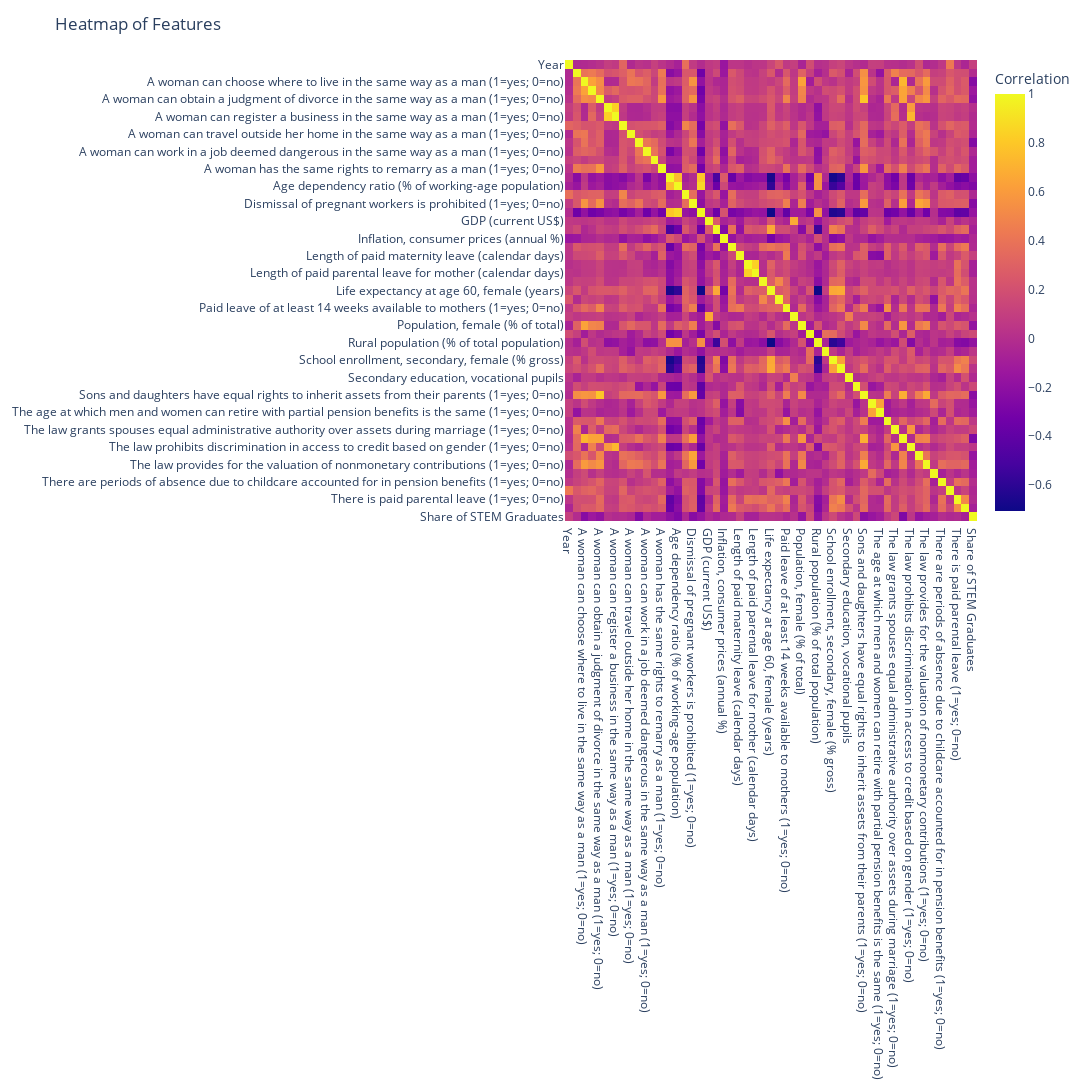

Notebook code for this chart:
### Markdown cell above
### Visualize new correlation matrix with cleaned data

### Code cell
correlation_matrix = merged_data.corr(numeric_only=True)

fig = px.imshow(
    correlation_matrix,
    labels=dict(color="Correlation"),
    x=correlation_matrix.columns,
    y=correlation_matrix.columns,
    aspect="auto")

fig.update_layout(
    title="Heatmap of Features",
    width=1300,
    height=1300
)

fig.show()

### Figure 1 — Plotly figure (JSON) as saved in the notebook; plotly's stock layout.template omitted (floating-point values rounded to 4 significant figures; data arrays with more than 128 entries replaced by an {"elided": "..."} marker saying what was removed)
{"data": [{"coloraxis": "coloraxis", "hovertemplate": "x: %{x}<br>y: %{y}<br>Correlation: %{z}<extra></extra>", "name": "0", "type": "heatmap", "x": ["Year", "A woman can be head of household in the same way as a man (1=yes; 0=no)", "A woman can choose where to live in the same way as a man (1=yes; 0=no)", "A woman can get a job in the same way as a man (1=yes; 0=no)", "A woman can obtain a judgment of divorce in the same way as a man (1=yes; 0=no)", "A woman can open a bank account in the same way as a man (1=yes; 0=no)", "A woman can register a business in the same way as a man (1=yes; 0=no)", "A woman can sign a contract in the same way as a man (1=yes; 0=no)", "A woman can travel outside her home in the same way as a man (1=yes; 0=no)", "A woman can work at night in the same way as a man (1=yes; 0=no)", "A woman can work in a job deemed dangerous in the same way as a man (1=yes; 0=no)", "A woman can work in an industrial job in the same way as a man (1=yes; 0=no)", "A woman has the same rights to remarry as a man (1=yes; 0=no)", "Adolescent fertility rate (births per 1,000 women ages 15-19)", "Age dependency ratio (% of working-age population)", "Criminal penalties or civil remedies exist for sexual harassment in employment (1=yes; 0=no)", "Dismissal of pregnant workers is prohibited (1=yes; 0=no)", "Fertility rate, total (births per woman)", "GDP (current US$)", "GDP per capita (Current US$)", "Inflation, consumer prices (annual %)", "Law mandates equal remuneration for females and males for work of equal value (1=yes; 0=no)", "Length of paid maternity leave (calendar days)", "Length of paid parental leave for father (calendar days)", "Length of paid parental leave for mother (calendar days)", "Length of paid paternity leave (calendar days)", "Life expectancy at age 60, female (years)", "Paid leave is available to fathers (1=yes; 0=no)", "Paid leave of at least 14 weeks available to mothers (1=yes; 0=no)", "Population ages 65 and above, female", "Population, female (% of total)", "Primary education, pupils (% female)", "Rural population (% of total population)", "School enrollment, primary, female (% gross)", "School enrollment, secondary, female (% gross)", "School enrollment, tertiary (% gross)", "Secondary education, vocational pupils", "Sex ratio at birth (male births per female births)", "Sons and daughters have equal rights to inherit assets from their parents (1=yes; 0=no)", "The age at which men and women can retire with full pension benefits is the same (1=yes; 0=no)", "The age at which men and women can retire with partial pension benefits is the same (1=yes; 0=no)", "The government administers 100% of maternity leave benefits (1=yes; 0=no)", "The law grants spouses equal administrative authority over assets during marriage (1=yes; 0=no)", "The law is free of legal provisions that require a married woman to obey her husband (1=yes; 0=no)", "The law prohibits discrimination in access to credit based on gender (1=yes; 0=no)", "The law prohibits discrimination in employment based on gender (1=yes; 0=no)", "The law provides for the valuation of nonmonetary contributions (1=yes; 0=no)", "The mandatory retirement age for men and women is the same (1=yes; 0=no)", "There are periods of absence due to childcare accounted for in pension benefits (1=yes; 0=no)", "There is legislation specifically addressing domestic violence (1=yes; 0=no)", "There is paid parental leave (1=yes; 0=no)", "Vocational and Technical enrolment (% of total secondary enrolment), total", "Share of STEM Graduates"], "xaxis": "x", "y": ["Year", "A woman can be head of household in the same way as a man (1=yes; 0=no)", "A woman can choose where to live in the same way as a man (1=yes; 0=no)", "A woman can get a job in the same way as a man (1=yes; 0=no)", "A woman can obtain a judgment of divorce in the same way as a man (1=yes; 0=no)", "A woman can open a bank account in the same way as a man (1=yes; 0=no)", "A woman can register a business in the same way as a man (1=yes; 0=no)", "A woman can sign a contract in the same way as a man (1=yes; 0=no)", "A woman can travel outside her home in the same way as a man (1=yes; 0=no)", "A woman can work at night in the same way as a man (1=yes; 0=no)", "A woman can work in a job deemed dangerous in the same way as a man (1=yes; 0=no)", "A woman can work in an industrial job in the same way as a man (1=yes; 0=no)", "A woman has the same rights to remarry as a man (1=yes; 0=no)", "Adolescent fertility rate (births per 1,000 women ages 15-19)", "Age dependency ratio (% of working-age population)", "Criminal penalties or civil remedies exist for sexual harassment in employment (1=yes; 0=no)", "Dismissal of pregnant workers is prohibited (1=yes; 0=no)", "Fertility rate, total (births per woman)", "GDP (current US$)", "GDP per capita (Current US$)", "Inflation, consumer prices (annual %)", "Law mandates equal remuneration for females and males for work of equal value (1=yes; 0=no)", "Length of paid maternity leave (calendar days)", "Length of paid parental leave for father (calendar days)", "Length of paid parental leave for mother (calendar days)", "Length of paid paternity leave (calendar days)", "Life expectancy at age 60, female (years)", "Paid leave is available to fathers (1=yes; 0=no)", "Paid leave of at least 14 weeks available to mothers (1=yes; 0=no)", "Population ages 65 and above, female", "Population, female (% of total)", "Primary education, pupils (% female)", "Rural population (% of total population)", "School enrollment, primary, female (% gross)", "School enrollment, secondary, female (% gross)", "School enrollment, tertiary (% gross)", "Secondary education, vocational pupils", "Sex ratio at birth (male births per female births)", "Sons and daughters have equal rights to inherit assets from their parents (1=yes; 0=no)", "The age at which men and women can retire with full pension benefits is the same (1=yes; 0=no)", "The age at which men and women can retire with partial pension benefits is the same (1=yes; 0=no)", "The government administers 100% of maternity leave benefits (1=yes; 0=no)", "The law grants spouses equal administrative authority over assets during marriage (1=yes; 0=no)", "The law is free of legal provisions that require a married woman to obey her husband (1=yes; 0=no)", "The law prohibits discrimination in access to credit based on gender (1=yes; 0=no)", "The law prohibits discrimination in employment based on gender (1=yes; 0=no)", "The law provides for the valuation of nonmonetary contributions (1=yes; 0=no)", "The mandatory retirement age for men and women is the same (1=yes; 0=no)", "There are periods of absence due to childcare accounted for in pension benefits (1=yes; 0=no)", "There is legislation specifically addressing domestic violence (1=yes; 0=no)", "There is paid parental leave (1=yes; 0=no)", "Vocational and Technical enrolment (% of total secondary enrolment), total", "Share of STEM Graduates"], "yaxis": "y", "z": {"elided": "53x53 float values"}}], "layout": {"coloraxis": {"colorbar": {"title": {"text": "Correlation"}}, "colorscale": [[0, "#0d0887"], [0.1111, "#46039f"], [0.2222, "#7201a8"], [0.3333, "#9c179e"], [0.4444, "#bd3786"], [0.5556, "#d8576b"], [0.6667, "#ed7953"], [0.7778, "#fb9f3a"], [0.8889, "#fdca26"], [1, "#f0f921"]]}, "height": 1300, "margin": {"t": 60}, "title": {"text": "Heatmap of Features"}, "width": 1300, "xaxis": {"anchor": "y", "domain": [0, 1]}, "yaxis": {"anchor": "x", "autorange": "reversed", "domain": [0, 1]}}}
